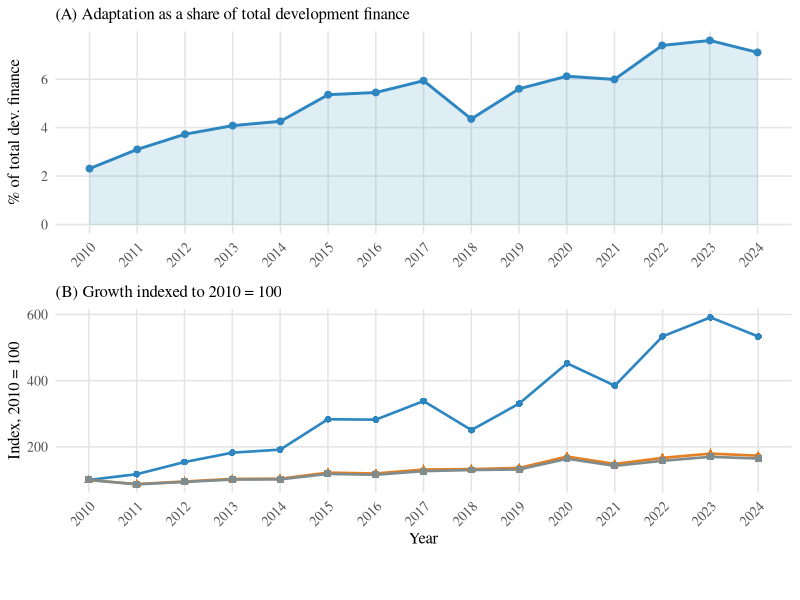
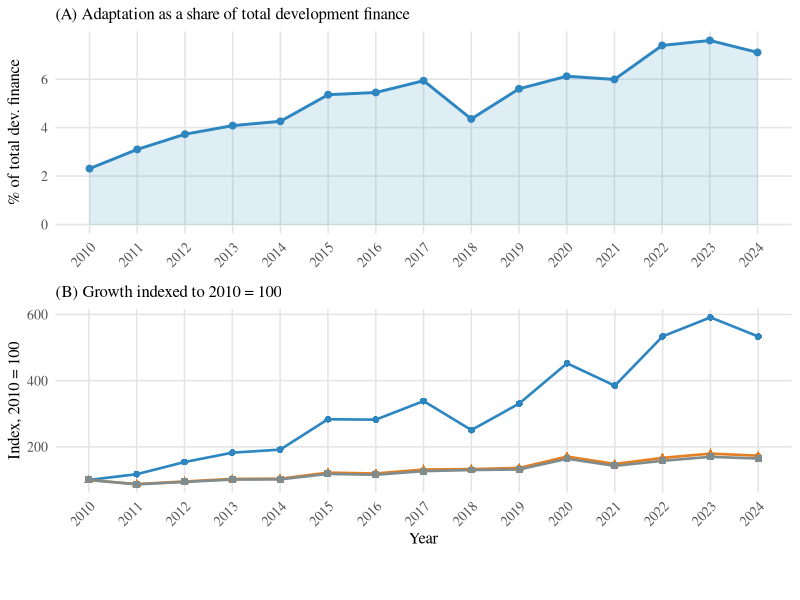
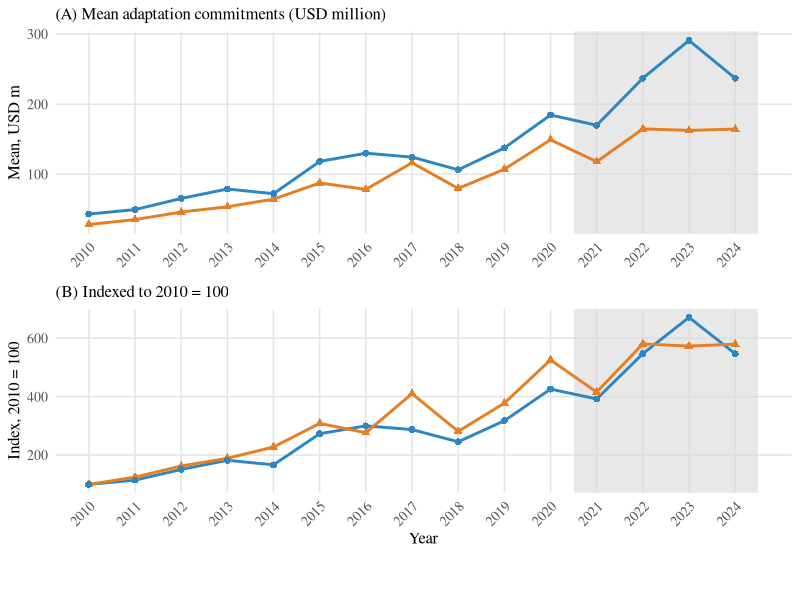
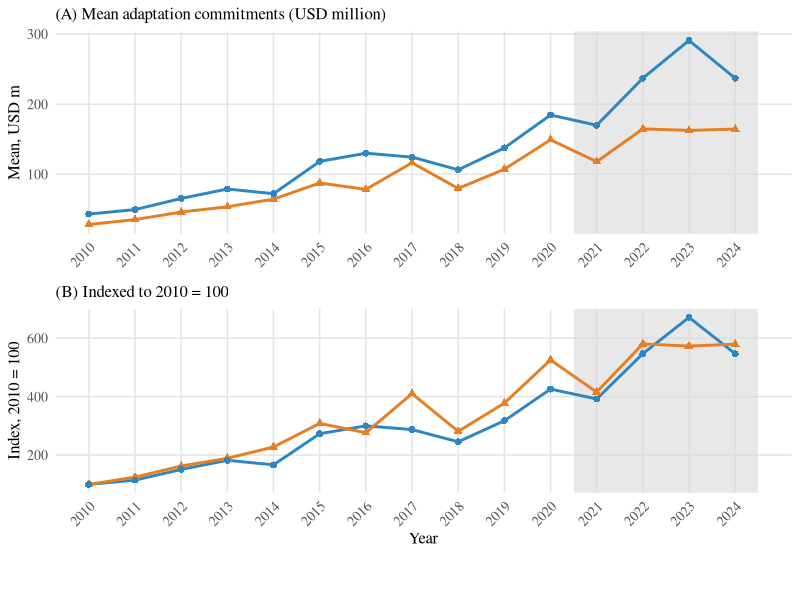

R code for these plots, in order:
##############################################################################
# 12_group_figures.R
# Builds the two descriptive group figures --
# Figures/adaptation_marginal.pdf (main text, \label{fig:adapt_marginal}) and
# Figures/adopter_vs_never.pdf (appendix, \label{fig:adopter_groups}). The
# original versions (July 2026) were made outside the pipeline; this script
# recreates them from the processed panel on
# disk and reproduces the numbers already locked into the manuscript's captions
# (verified below; do not edit those captions from this script).
#
# STATUS: wired into run_all.R as stage 12 (see run_all.R header/pipeline list).
# Self-contained given that 01_prepare_data.R has produced
# data/processed/simple_panel_wgi.csv; duplicates small pieces of 02's
# theme_paper() rather than sourcing 02, per the project's convention that
# stage scripts do not source one another (see 04_robustness.R §1).
#
# Inputs : data/processed/simple_panel_wgi.csv
# Outputs:
#   output/figures/group/adaptation_marginal.pdf   (Figure, main text)
#   output/figures/group/adaptation_marginal.png   (preview mirror)
#   output/figures/group/adopter_vs_never.pdf      (Figure, appendix)
#   output/figures/group/adopter_vs_never.png      (preview mirror)
#   -> copied (flattened, no "group/" subfolder) to:
#      paper/Figures/adaptation_marginal.pdf
#      paper/Figures/adaptation_marginal.png
#      paper/Figures/adopter_vs_never.pdf
#      paper/Figures/adopter_vs_never.png
#
# ============================================================
# Paper-to-Code Naming Map
# ============================================================
# Paper Notation / caption quantity          | Code name(s)
# Adaptation-marked commitments               | commitments
# Total development-finance commitments       | commitments_all
# Non-adaptation commitments                   | commitments_nonadapt
# Adaptation share of total (%)                 | share_pct  = commitments / commitments_all * 100
# Growth index, 2010 = 100                      | idx_adapt, idx_total, idx_nonadapt
# NAP adoption cohort (first-submission year)   | nap_year (0/NA = never-treated)
# Ever-adopter indicator                        | ever_adopter = any(!is.na(nap_year) & nap_year > 0) by recipient_name
# Never-adopter indicator                       | !ever_adopter
# Mean adaptation commitments by group          | mean_commit
# Group growth index, 2010 = 100                 | idx_mean
# 2021-2024 main adoption-wave shading           | ADOPTION_WAVE_START / END (constants below)
# ============================================================
#
# The caption values are printed at the end of this script ("Caption values").
##############################################################################

##############################################################################
# §0. PACKAGES
##############################################################################

library(here)
library(dplyr)
library(ggplot2)
library(cowplot)

# titles go in the LaTeX caption
set.seed(20240601)

##############################################################################
# §0b. Helper: copy_to_paper_flat()
# Mirrors a file from output/figures/group/<name> to paper/Figures/<name>,
# dropping the "group/" subfolder so the manuscript's flat
# \includegraphics{Figures/adaptation_marginal.pdf} reference keeps working.
##############################################################################

copy_to_paper_flat <- function(out_path) {
  if (!dir.exists(here("paper"))) {  # stand-alone replication package: no paper/
    message("paper/ not found -- exhibits are left in output/ only")
    return(invisible(NULL))
  }
  dest <- here("paper", "Figures", basename(out_path))
  dir.create(dirname(dest), recursive = TRUE, showWarnings = FALSE)
  file.copy(out_path, dest, overwrite = TRUE)
  message("Mirrored to: ", dest)
  invisible(dest)
}

##############################################################################
# §0d. Helper: combine_panels()
# Stacks two ggplot panels vertically with a single shared bottom legend,
# using cowplot (patchwork is not a top-level renv.lock dependency in this
# project; cowplot is -- see renv.lock -- so this keeps the script
# renv::restore()-reproducible without touching renv.lock, which is out of
# scope for this task). legend_from selects which panel's legend to reuse
# (only relevant when the two panels' legends are identical or one panel
# has no legend at all, as is the case for both figures built below).
##############################################################################

combine_panels <- function(p_top, p_bottom, legend_from = p_bottom) {
  legend   <- cowplot::get_legend(legend_from + theme(legend.position = "bottom"))
  body     <- cowplot::plot_grid(
    p_top + theme(legend.position = "none"),
    p_bottom + theme(legend.position = "none"),
    ncol = 1L, align = "v"
  )
  cowplot::plot_grid(body, legend, ncol = 1L, rel_heights = c(1, 0.08))
}

##############################################################################
# §0c. Shared theme (serif, no in-figure titles beyond panel labels)
##############################################################################

theme_group <- function(base_size = 12) {
  theme_minimal(base_size = base_size) +
    theme(
      text              = element_text(family = "serif", size = base_size),
      plot.title        = element_text(size = base_size, hjust = 0, face = "plain"),
      axis.title        = element_text(size = base_size),
      axis.text         = element_text(size = base_size - 2),
      axis.text.x       = element_text(angle = 45, hjust = 1),
      legend.position   = "bottom",
      legend.title      = element_blank(),
      panel.grid.minor  = element_blank(),
      panel.grid.major  = element_line(color = "gray90")
    )
}

# Project palette (matches code/02_descriptive_stats.R and
# code/07_principal_and_share.R): blue / orange / gray, each additionally
# distinguished by point shape so the figures read in grayscale.
PAL_ADAPT      <- "#2E86C1"
PAL_TOTAL      <- "#E67E22"
PAL_NONADAPT   <- "#7F8C8D"

##############################################################################
# §1. Load processed panel
##############################################################################

message("\n=== 12_group_figures.R: loading panel ===\n")

panel <- read.csv(here("data", "processed", "simple_panel_wgi.csv"),
                   stringsAsFactors = FALSE)

FIG_START <- 2010L
FIG_END   <- 2024L

panel_fig <- panel %>% filter(year >= FIG_START, year <= FIG_END)

dir.create(here("output", "figures", "group"), recursive = TRUE, showWarnings = FALSE)

##############################################################################
# §2. Figure: adaptation_marginal.pdf
#   Panel A -- adaptation-marked commitments as a share of total
#              development-finance commitments, by year.
#   Panel B -- adaptation / total / non-adaptation commitments indexed to
#              their FIG_START (2010) value.
##############################################################################

message("Building adaptation_marginal figure ...")

yearly_marginal <- panel_fig %>%
  group_by(year) %>%
  summarise(
    commitments          = sum(commitments,          na.rm = TRUE),
    commitments_all       = sum(commitments_all,       na.rm = TRUE),
    commitments_nonadapt  = sum(commitments_nonadapt,  na.rm = TRUE),
    .groups = "drop"
  ) %>%
  mutate(share_pct = commitments / commitments_all * 100)

base_adapt     <- yearly_marginal$commitments[yearly_marginal$year == FIG_START]
base_total     <- yearly_marginal$commitments_all[yearly_marginal$year == FIG_START]
base_nonadapt  <- yearly_marginal$commitments_nonadapt[yearly_marginal$year == FIG_START]

yearly_marginal <- yearly_marginal %>%
  mutate(
    idx_adapt    = commitments / base_adapt * 100,
    idx_total    = commitments_all / base_total * 100,
    idx_nonadapt = commitments_nonadapt / base_nonadapt * 100
  )

# Numbers-in-caption check (printed, not asserted -- see header verification
# block; kept here so a future rerun on updated data surfaces any drift).
share_2010     <- yearly_marginal$share_pct[yearly_marginal$year == FIG_START]
share_2024     <- yearly_marginal$share_pct[yearly_marginal$year == FIG_END]
share_pooled   <- sum(yearly_marginal$commitments) / sum(yearly_marginal$commitments_all) * 100
growth_adapt   <- yearly_marginal$idx_adapt[yearly_marginal$year == FIG_END] / 100
growth_total   <- yearly_marginal$idx_total[yearly_marginal$year == FIG_END] / 100
message(sprintf(
  paste0("  share %.0f = %.2f%% | share %.0f = %.2f%% | pooled avg = %.2f%% | ",
         "adaptation growth x%.2f | total growth x%.2f"),
  FIG_START, share_2010, FIG_END, share_2024, share_pooled, growth_adapt, growth_total
))

p_marginal_A <- ggplot(yearly_marginal, aes(x = year, y = share_pct)) +
  geom_area(fill = PAL_ADAPT, alpha = 0.15) +
  geom_line(color = PAL_ADAPT, linewidth = 1) +
  geom_point(color = PAL_ADAPT, size = 2) +
  scale_x_continuous(breaks = FIG_START:FIG_END) +
  scale_y_continuous(limits = c(0, NA)) +
  labs(title = "(A) Adaptation as a share of total development finance",
       x = NULL, y = "% of total dev. finance") +
  theme_group()

idx_long <- bind_rows(
  yearly_marginal %>% transmute(year, value = idx_adapt,    series = "Adaptation"),
  yearly_marginal %>% transmute(year, value = idx_total,    series = "Total"),
  yearly_marginal %>% transmute(year, value = idx_nonadapt, series = "Non-adaptation")
) %>%
  mutate(series = factor(series, levels = c("Adaptation", "Total", "Non-adaptation")))

p_marginal_B <- ggplot(idx_long, aes(x = year, y = value, colour = series,
                                      shape = series, linetype = series)) +
  geom_line(linewidth = 0.9) +
  geom_point(size = 2) +
  scale_colour_manual(values = c(
    "Adaptation" = PAL_ADAPT, "Total" = PAL_TOTAL, "Non-adaptation" = PAL_NONADAPT
  )) +
  scale_shape_manual(values = c(
    "Adaptation" = 16, "Total" = 17, "Non-adaptation" = 15
  )) +
  scale_linetype_manual(values = c(
    "Adaptation" = "solid", "Total" = "solid", "Non-adaptation" = "solid"
  )) +
  scale_x_continuous(breaks = FIG_START:FIG_END) +
  labs(title = "(B) Growth indexed to 2010 = 100",
       x = "Year", y = "Index, 2010 = 100") +
  theme_group()

p_marginal <- combine_panels(p_marginal_A, p_marginal_B)

fig_marginal_pdf <- here("output", "figures", "group", "adaptation_marginal.pdf")
fig_marginal_png <- here("output", "figures", "group", "adaptation_marginal.png")
ggsave(fig_marginal_pdf, p_marginal, width = 7.5, height = 8, device = cairo_pdf)
ggsave(fig_marginal_png, p_marginal, width = 7.5, height = 8, dpi = 300)
message("Saved: ", fig_marginal_pdf)
copy_to_paper_flat(fig_marginal_pdf)
copy_to_paper_flat(fig_marginal_png)

##############################################################################
# §3. Figure: adopter_vs_never.pdf
#   Panel A -- mean adaptation commitments (USD million) for ever-adopters
#              vs. never-adopters, by year.
#   Panel B -- same two series indexed to their FIG_START (2010) value.
#   Shaded band marks the 2021-2024 main adoption wave.
##############################################################################

message("Building adopter_vs_never figure ...")

ADOPTION_WAVE_START <- 2020.5
ADOPTION_WAVE_END   <- FIG_END + 0.5

# Ever-adopter status is computed at the recipient level (any row with a
# NAP year), so the classification never depends on a single row.
group_lookup <- panel %>%
  group_by(recipient_name) %>%
  summarise(ever_adopter = any(!is.na(nap_year) & nap_year > 0), .groups = "drop")

n_ever  <- sum(group_lookup$ever_adopter)
n_never <- sum(!group_lookup$ever_adopter)
message(sprintf("  n ever-adopters = %d | n never-adopters = %d", n_ever, n_never))

panel_groups <- panel_fig %>%
  left_join(group_lookup, by = "recipient_name")

yearly_groups <- panel_groups %>%
  group_by(ever_adopter, year) %>%
  summarise(mean_commit = mean(commitments, na.rm = TRUE), .groups = "drop") %>%
  mutate(group_label = if_else(
    ever_adopter,
    sprintf("Ever-adopter (n=%d)", n_ever),
    sprintf("Never-adopter (n=%d)", n_never)
  ))

base_by_group <- yearly_groups %>%
  filter(year == FIG_START) %>%
  select(ever_adopter, base_commit = mean_commit)

yearly_groups <- yearly_groups %>%
  left_join(base_by_group, by = "ever_adopter") %>%
  mutate(idx_mean = mean_commit / base_commit * 100)

growth_ever  <- yearly_groups %>% filter(ever_adopter)  %>% filter(year == FIG_END) %>% pull(idx_mean) / 100
growth_never <- yearly_groups %>% filter(!ever_adopter) %>% filter(year == FIG_END) %>% pull(idx_mean) / 100
message(sprintf("  ever-adopter growth x%.2f | never-adopter growth x%.2f",
                 growth_ever, growth_never))

group_levels <- c(sprintf("Ever-adopter (n=%d)", n_ever), sprintf("Never-adopter (n=%d)", n_never))
yearly_groups <- yearly_groups %>% mutate(group_label = factor(group_label, levels = group_levels))

p_groups_A <- ggplot(yearly_groups, aes(x = year, y = mean_commit,
                                         colour = group_label, shape = group_label)) +
  annotate("rect", xmin = ADOPTION_WAVE_START, xmax = ADOPTION_WAVE_END,
           ymin = -Inf, ymax = Inf, fill = "grey85", alpha = 0.6) +
  geom_line(linewidth = 1) +
  geom_point(size = 2) +
  scale_colour_manual(values = c(PAL_ADAPT, PAL_TOTAL)) +
  scale_shape_manual(values = c(16, 17)) +
  scale_x_continuous(breaks = FIG_START:FIG_END) +
  labs(title = "(A) Mean adaptation commitments (USD million)",
       x = NULL, y = "Mean, USD m") +
  theme_group()

p_groups_B <- ggplot(yearly_groups, aes(x = year, y = idx_mean,
                                         colour = group_label, shape = group_label)) +
  annotate("rect", xmin = ADOPTION_WAVE_START, xmax = ADOPTION_WAVE_END,
           ymin = -Inf, ymax = Inf, fill = "grey85", alpha = 0.6) +
  geom_line(linewidth = 1) +
  geom_point(size = 2) +
  scale_colour_manual(values = c(PAL_ADAPT, PAL_TOTAL)) +
  scale_shape_manual(values = c(16, 17)) +
  scale_x_continuous(breaks = FIG_START:FIG_END) +
  labs(title = "(B) Indexed to 2010 = 100",
       x = "Year", y = "Index, 2010 = 100") +
  theme_group()

p_groups <- combine_panels(p_groups_A, p_groups_B)

fig_groups_pdf <- here("output", "figures", "group", "adopter_vs_never.pdf")
fig_groups_png <- here("output", "figures", "group", "adopter_vs_never.png")
ggsave(fig_groups_pdf, p_groups, width = 7.5, height = 8, device = cairo_pdf)
ggsave(fig_groups_png, p_groups, width = 7.5, height = 8, dpi = 300)
message("Saved: ", fig_groups_pdf)
copy_to_paper_flat(fig_groups_pdf)
copy_to_paper_flat(fig_groups_png)

message("\n=== 12_group_figures.R complete ===\n")
# Values quoted in the captions of fig:adapt_marginal and fig:adopter_groups.
message(sprintf(paste0(
  "Caption values:\n",
  "  adaptation_marginal: share %.0f = %.2f%%, share %.0f = %.2f%%, pooled share = %.2f%%, ",
  "adaptation growth x%.2f, total growth x%.2f\n",
  "  adopter_vs_never: %d ever-adopters, %d never-adopters, ",
  "ever growth x%.2f, never growth x%.2f"),
  FIG_START, share_2010, FIG_END, share_2024, share_pooled, growth_adapt, growth_total,
  n_ever, n_never, growth_ever, growth_never
))
